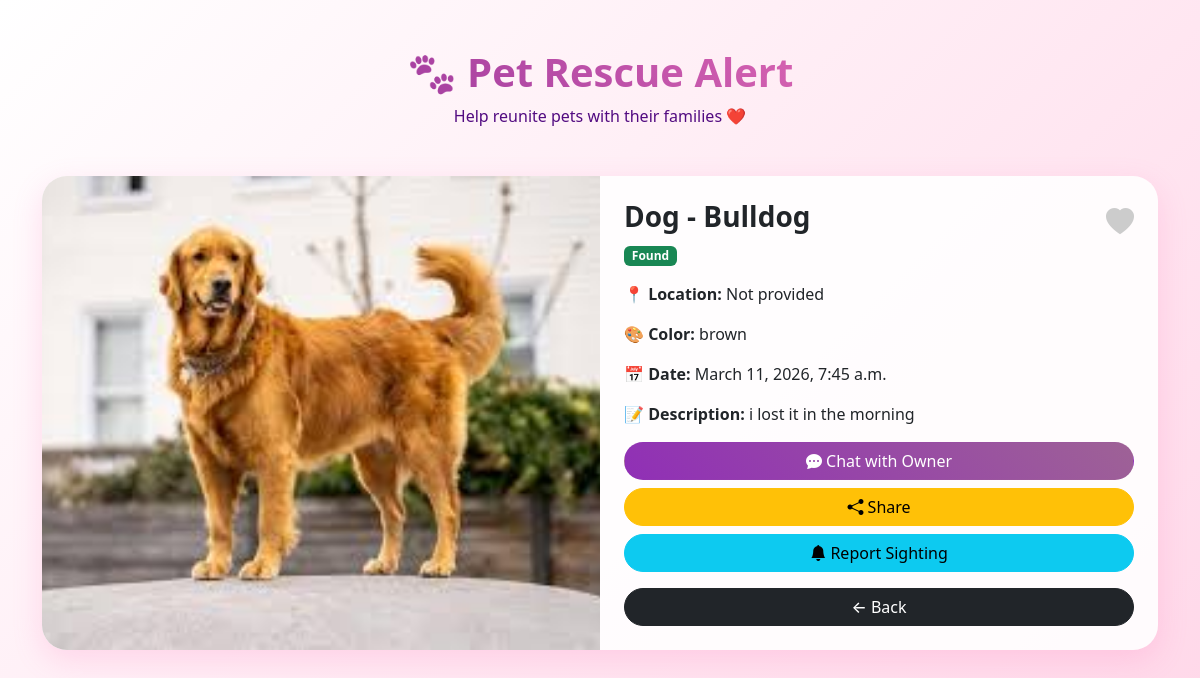
Page /pet/1/ (signed in) on the committed database.
### pets/models.py (models this page shows, shortened)
class Pet(models.Model):
    PET_TYPES = [
        ('dog', 'Dog'),
        ('cat', 'Cat'),
        ('other', 'Other'),
    ]
    STATUS_CHOICES = [
        ('lost', 'Lost'),
        ('found', 'Found'),
        ('adopted', 'Adopted'),
        ('rescued', 'Rescued'),
    ]
    user = models.ForeignKey(settings.AUTH_USER_MODEL, on_delete=models.CASCADE)
    pet_type = models.CharField(max_length=20, choices=PET_TYPES)
    breed = models.CharField(max_length=100, blank=True, null=True)
    color = models.CharField(max_length=100, blank=True, null=True)
    location = models.CharField(max_length=255, blank=True, null=True)
    latitude = models.FloatField(blank=True, null=True)
    longitude = models.FloatField(blank=True, null=True)
    contact_info = models.CharField(max_length=200, blank=True, null=True)
    description = models.TextField(blank=True)
    image = models.ImageField(upload_to='pets/', null=True, blank=True)
    incident_datetime = models.DateTimeField(blank=True, null=True)
    status = models.CharField(max_length=20, choices=STATUS_CHOICES, default='lost')
    created_at = models.DateTimeField(auto_now_add=True)

### pets/views.py (the view)
# urls.py: path('pet/<int:pk>/', views.pet_detail, name='pet_detail'),
@login_required
def pet_detail(request, pk):
    pet = get_object_or_404(Pet, id=pk)
    is_favorite = Favorite.objects.filter(
        user=request.user,
        pet=pet
    ).exists()
    return render(request, 'pet_detail.html', {
        'pet': pet,
        'is_favorite': is_favorite
    })

### templates/pet_detail.html (shortened to what this page needs)
<!DOCTYPE html>
<html>
<head>
    <link href="https://cdn.jsdelivr.net/npm/bootstrap@5.3.2/dist/css/bootstrap.min.css" rel="stylesheet">
    <link href="https://cdn.jsdelivr.net/npm/bootstrap-icons@1.11.3/font/bootstrap-icons.css" rel="stylesheet">
</head>
<body>
<div class="container py-5 fade-in">
    <div class="text-center mb-5">
        <h1 style="
            font-weight:700;
            background: linear-gradient(45deg,#7b2192,#ff80bf);
            -webkit-background-clip: text;
            -webkit-text-fill-color: transparent;">
            🐾 Pet Rescue Alert
        </h1>
        <p style="color:#520b81;">Help reunite pets with their families ❤️</p>
    </div>
    <div class="card glass-card border-0">
        <div class="row g-0">
            <div class="col-md-6">
                {% if pet.image %}
                <img src="{{ pet.image.url }}" class="img-fluid pet-image w-100">
                {% endif %}
            </div>
            <div class="col-md-6 p-4">
                <div class="d-flex justify-content-between align-items-center">
                    <h3 class="fw-bold">
                        {{ pet.pet_type|title }} - {{ pet.breed }}
                    </h3>
                    <i class="bi bi-heart-fill fs-3 heart {% if is_favorite %}active{% endif %}"
                       onclick="toggleFavorite({{ pet.id }}, this)">
                    </i>
                </div>
                {% if pet.status == "lost" %}
                    <span class="badge bg-danger mb-3">Lost</span>
                {% else %}
                    <span class="badge bg-success mb-3">Found</span>
                {% endif %}
                <p><strong>📍 Location:</strong> {{ pet.location|default:"Not provided" }}</p>
                <p><strong>🎨 Color:</strong> {{ pet.color }}</p>
                <p><strong>📅 Date:</strong> {{ pet.incident_datetime }}</p>
                <p><strong>📝 Description:</strong> {{ pet.description }}</p>
                <a href="https://wa.me/91{{ pet.contact_info }}"
                   target="_blank"
                   class="btn w-100 mb-2 btn-custom"
                   style="background: linear-gradient(45deg,#902fb6,#9e6296); color:white;">
                    <i class="bi bi-chat-dots-fill"></i> Chat with Owner
                </a>
                <button onclick="sharePet()"
                        class="btn btn-warning w-100 mb-2 btn-custom">
                    <i class="bi bi-share-fill"></i> Share
                </button>
                <button class="btn btn-info w-100 btn-custom"
                        data-bs-toggle="modal"
                        data-bs-target="#reportModal">
                    <i class="bi bi-bell-fill"></i> Report Sighting
                </button>
                <a href="{% url 'my_requests' %}"
                   class="btn btn-dark w-100 mt-3 btn-custom">
                    ← Back
                </a>
            </div>
        </div>
    </div>
</div>
</body>
</html>

### templates/pet_detail.html (style rules this page uses)
body { background: linear-gradient(135deg, #ffffff, #ffd6e8); min-height: 100vh; }
.fade-in { animation: fadeIn 1s ease-in-out; }
.glass-card { background: rgba(255, 255, 255, 0.9); border-radius: 25px; box-shadow: 0 10px 30px rgba(255, 105, 180, 0.2); }
.pet-image { border-radius: 25px 0 0 25px; object-fit: cover; height: 100%; }
.btn-custom { border-radius: 30px; font-weight: 500; transition: 0.3s ease; }
.heart { cursor: pointer; transition: 0.3s; color: #ccc; }

### rows in the picture
Pet: image (picture), pet_type "Dog", breed "Bulldog", location "Not provided", color "brown", incident_datetime "March 11, 2026, 7:45 a.m.", description "i lost it in the morning"
